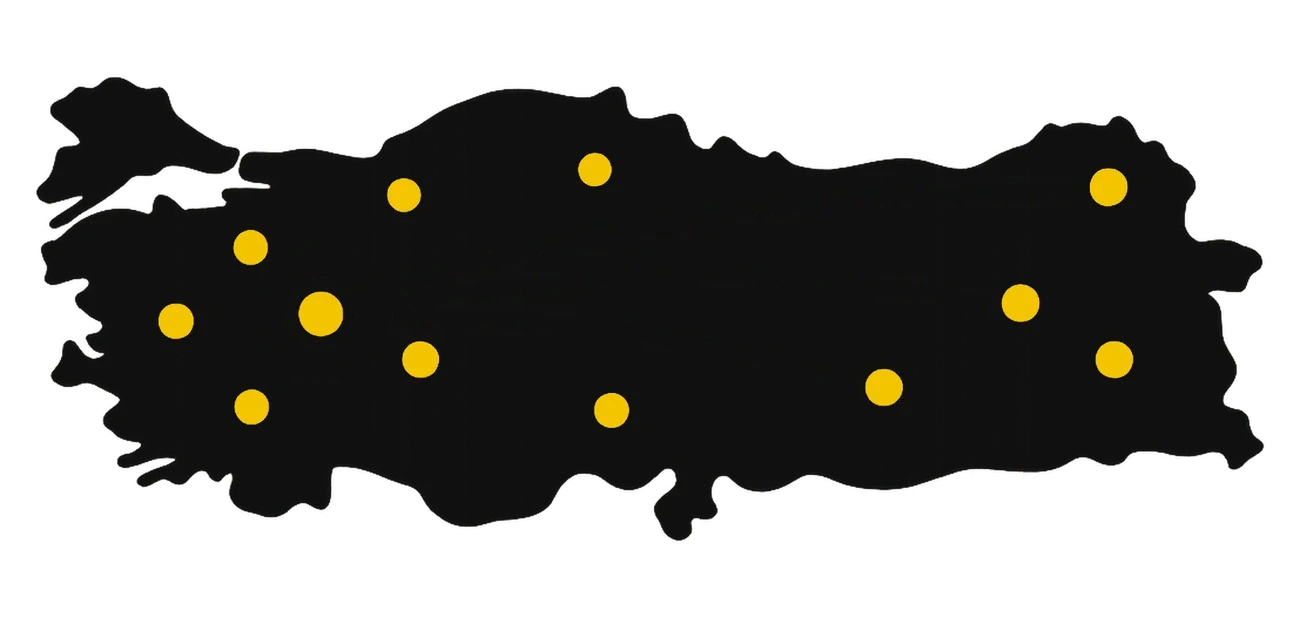
#> input picture tools/harita-taban.webp, 1300 x 618 px
$ python harita.py
#> lines starting #> are read from the running program, lines starting #| are printed output that depends on the picture; after the words box and inside, x2 and y2 are one past the last pixel; in counts of white or black regions, pixels touching at a corner belong together
#!/usr/bin/env python3
"""
Hizmet bölgesi haritasındaki Edremit işaretini ve güzergâh çizgilerini çizer.

    tools/harita-taban.webp  ->  assets/images/coverage/okur-nakliyat-hizmet-bolgesi-{900,1300}.webp

Taban dosyada kara parçası ve şehir noktaları var; Edremit halkası ile ona
bağlı kesikli güzergâhlar yok. Bu betik onları her seferinde yeniden çizer,
yani konum değişince görsel elle rötuşlanmaz — sayı değiştirilip betik
yeniden çalıştırılır.

Neden gerekti: özgün görselde halka Edremit'in ~216 px doğusunda, ~50 px
güneyinde duruyordu (yaklaşık Afyon/Kütahya). Konum, Türkiye'nin gerçek uç
koordinatları taban görselin kara sınırına oturtularak hesaplandı.

Kullanım:
    python3 tools/harita.py
"""

import math
from pathlib import Path

from PIL import Image, ImageDraw

KOK = Path(__file__).resolve().parent.parent
TABAN = KOK / "tools" / "harita-taban.webp"
CIKTI = KOK / "assets" / "images" / "coverage"

SARI = (243, 197, 3, 255)
KARA = (16, 16, 16, 255)

# Türkiye anakarasının yaklaşık uç koordinatları. Taban görselin kara sınırı
# bu dikdörtgene karşılık gelir; ara konumlar doğrusal ölçeklenir. Silüet
# stilize olduğu için bu bir yaklaşım, ama görsel yerleştirmeden çok daha
# tutarlı.
LON_BATI, LON_DOGU = 26.0, 44.8
LAT_KUZEY, LAT_GUNEY = 42.1, 35.8

EDREMIT = (27.024, 39.596)

# Güzergâh varış noktaları: taban görseldeki şehir noktalarının merkezleri.
VARISLAR = [(1108, 187), (1020, 303), (884, 387)]

# Halka ölçüleri (1300 px genişlikteki taban için, px)
MERKEZ_R = 22
IC_HALKA_R, IC_HALKA_KALINLIK = 45, 7
DIS_HALKA_R, DIS_HALKA_KALINLIK = 61, 7

# Kesikli çizgi
CIZGI_KALINLIK = 9
CIZIK = 22
BOSLUK = 14


def kara_siniri(im: Image.Image) -> tuple[int, int, int, int]:
    """Taban görseldeki çizili alanın sınır kutusu."""
    alfa = im.getchannel("A").point(lambda v: 255 if v > 180 else 0)
    return alfa.getbbox()


def edremit_konumu(im: Image.Image) -> tuple[float, float]:
    x0, y0, x1, y1 = kara_siniri(im)
    lon, lat = EDREMIT
    fx = (lon - LON_BATI) / (LON_DOGU - LON_BATI)
    fy = (LAT_KUZEY - lat) / (LAT_KUZEY - LAT_GUNEY)
    return x0 + fx * (x1 - x0 - 1), y0 + fy * (y1 - y0 - 1)


def halka(ciz: ImageDraw.ImageDraw, cx: float, cy: float) -> None:
    # Edremit kıyıda olduğu için işaretin bir kısmı denize (sarı zemine)
    # taşıyor; sarı halka orada kaybolurdu. Altına kara rengiyle aynı koyu
    # disk konur: karada görünmez, denizin üstünde rozet gibi okunur.
    zemin = DIS_HALKA_R + 7
    ciz.ellipse([cx - zemin, cy - zemin, cx + zemin, cy + zemin], fill=KARA)

    for r, k in ((DIS_HALKA_R, DIS_HALKA_KALINLIK), (IC_HALKA_R, IC_HALKA_KALINLIK)):
        ciz.ellipse([cx - r, cy - r, cx + r, cy + r], outline=SARI, width=k)
    ciz.ellipse(
        [cx - MERKEZ_R, cy - MERKEZ_R, cx + MERKEZ_R, cy + MERKEZ_R], fill=SARI
    )


def kesikli_egri(ciz, p0, p1, bukum: float) -> None:
    """p0'dan p1'e, ortası `bukum` kadar yukarı bombeli kesikli yay."""
    (x0, y0), (x1, y1) = p0, p1
    mx, my = (x0 + x1) / 2, (y0 + y1) / 2
    # kontrol noktası, kirişe dik yönde kaydırılır
    dx, dy = x1 - x0, y1 - y0
    uzunluk = math.hypot(dx, dy) or 1
    kx, ky = mx - dy / uzunluk * bukum, my + dx / uzunluk * bukum

    def nokta(t):
        u = 1 - t
        return (u * u * x0 + 2 * u * t * kx + t * t * x1,
                u * u * y0 + 2 * u * t * ky + t * t * y1)

    # Yay boyunca eşit aralıklı yürü; çizik/boşluk sırayla uygulanır.
    ornek = [nokta(i / 600) for i in range(601)]
    toplam = 0.0
    mesafeler = [0.0]
    for i in range(1, len(ornek)):
        toplam += math.dist(ornek[i - 1], ornek[i])
        mesafeler.append(toplam)

    def konum(s):
        for i in range(1, len(mesafeler)):
            if mesafeler[i] >= s:
                onceki = mesafeler[i - 1]
                t = (s - onceki) / (mesafeler[i] - onceki or 1)
                ax, ay = ornek[i - 1]
                bx, by = ornek[i]
                return (ax + (bx - ax) * t, ay + (by - ay) * t)
        return ornek[-1]

    s = DIS_HALKA_R + 24  # halkanın (ve koyu zemininin) dışından başla
    son = toplam - 26      # varış noktasının biraz öncesinde bitir
    while s < son:
        bitis = min(s + CIZIK, son)
        ciz.line([konum(s), konum(bitis)], fill=SARI, width=CIZGI_KALINLIK)
        s = bitis + BOSLUK


def main() -> int:
    if not TABAN.exists():
        print(f"taban görsel yok: {TABAN}")
        return 1

    taban = Image.open(TABAN).convert("RGBA")
#> taban is the input picture: PIL image 1300x618 RGBA; mean R, G, B, A 13.6, 13, 9.7, 127.1
    cx, cy = edremit_konumu(taban)
#> in kara_siniri, `alfa = im.getchannel("A").point(lambda v: 255 if v > 180 else 0)`:
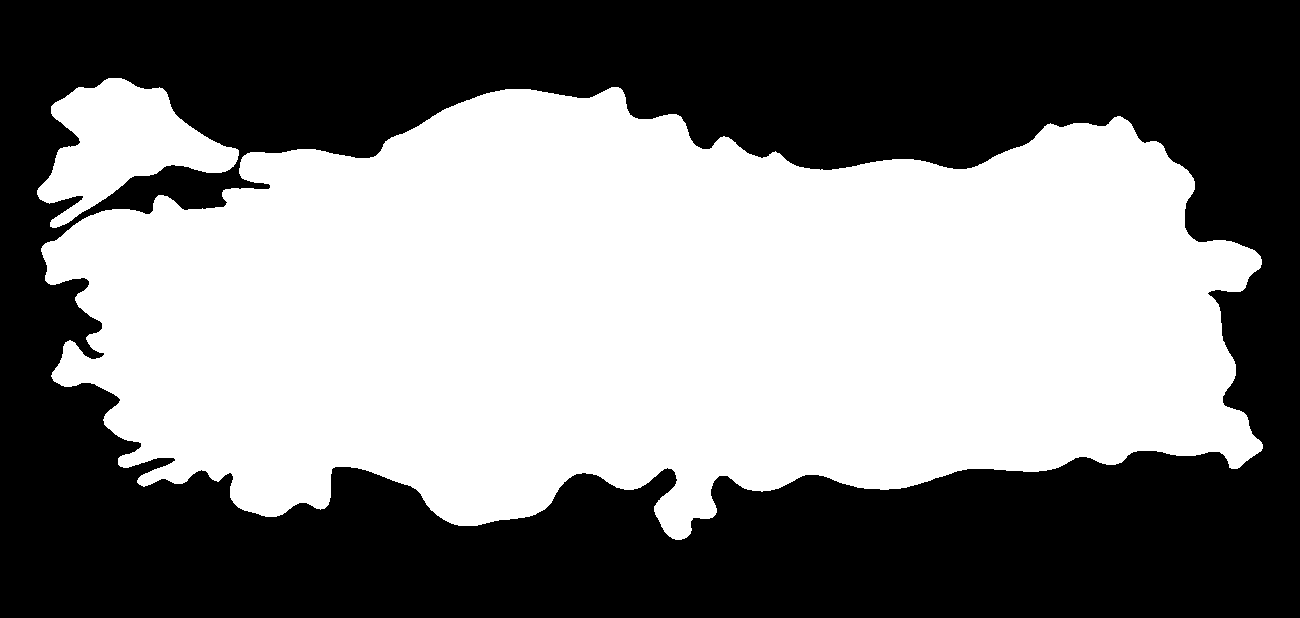
#> alfa: PIL image 1300x618 L; 49.8% white; 2 white regions, box (x1, y1, x2, y2) and area: (41, 87, 1263, 540) 385346, (37, 78, 239, 228) 14560
#> in edremit_konumu, `x0, y0, x1, y1 = kara_siniri(im)`: x0 = 37; y0 = 78; x1 = 1263; y1 = 540
#> cx = 103.7; cy = 261.2

    katman = Image.new("RGBA", taban.size, (0, 0, 0, 0))
#> katman: PIL image 1300x618 RGBA; every value is 0
    ciz = ImageDraw.Draw(katman)

    for i, varis in enumerate(VARISLAR):
        # Üstteki güzergâh daha çok, alttaki daha az bombeli — özgün çizimdeki
        # yelpaze görünümü böyle korunuyor.
        kesikli_egri(ciz, (cx, cy), varis, bukum=(78, 30, -34)[i])

    halka(ciz, cx, cy)

    sonuc = Image.alpha_composite(taban, katman)
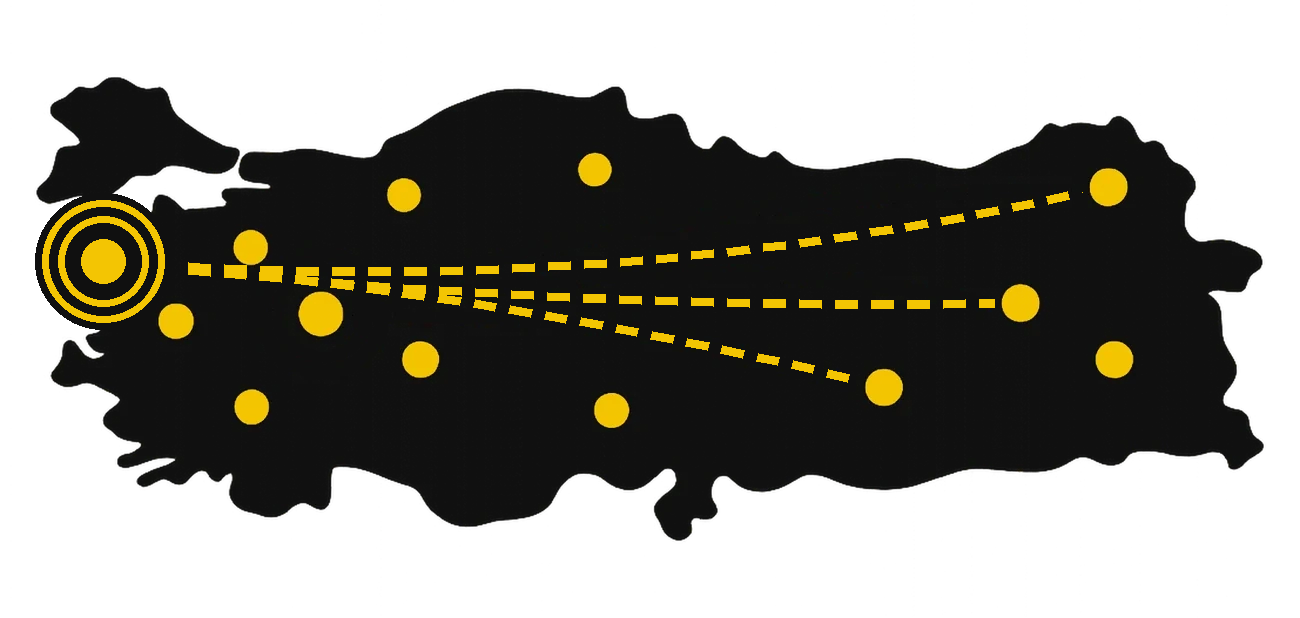
#> sonuc: PIL image 1300x618 RGBA; mean R, G, B, A 18.6, 16.9, 9.4, 128; transparent parts drawn white
    CIKTI.mkdir(parents=True, exist_ok=True)

    for genislik in (1300, 900):
        boy = round(sonuc.height * genislik / sonuc.width)
        yol = CIKTI / f"okur-nakliyat-hizmet-bolgesi-{genislik}.webp"
        sonuc.resize((genislik, boy), Image.LANCZOS).save(
            yol, "WEBP", quality=88, method=6
        )
        print(f"{yol.name}  {genislik}x{boy}  {yol.stat().st_size / 1024:.0f} KB")

    x0, y0, x1, y1 = kara_siniri(taban)
    print(
        f"\nEdremit işareti: ({cx:.0f}, {cy:.0f}) "
        f"= %{100 * cx / taban.width:.1f} soldan, %{100 * cy / taban.height:.1f} üstten"
    )
    return 0


if __name__ == "__main__":
#> (the run stopped early here; a loop or call above may not have finished)
